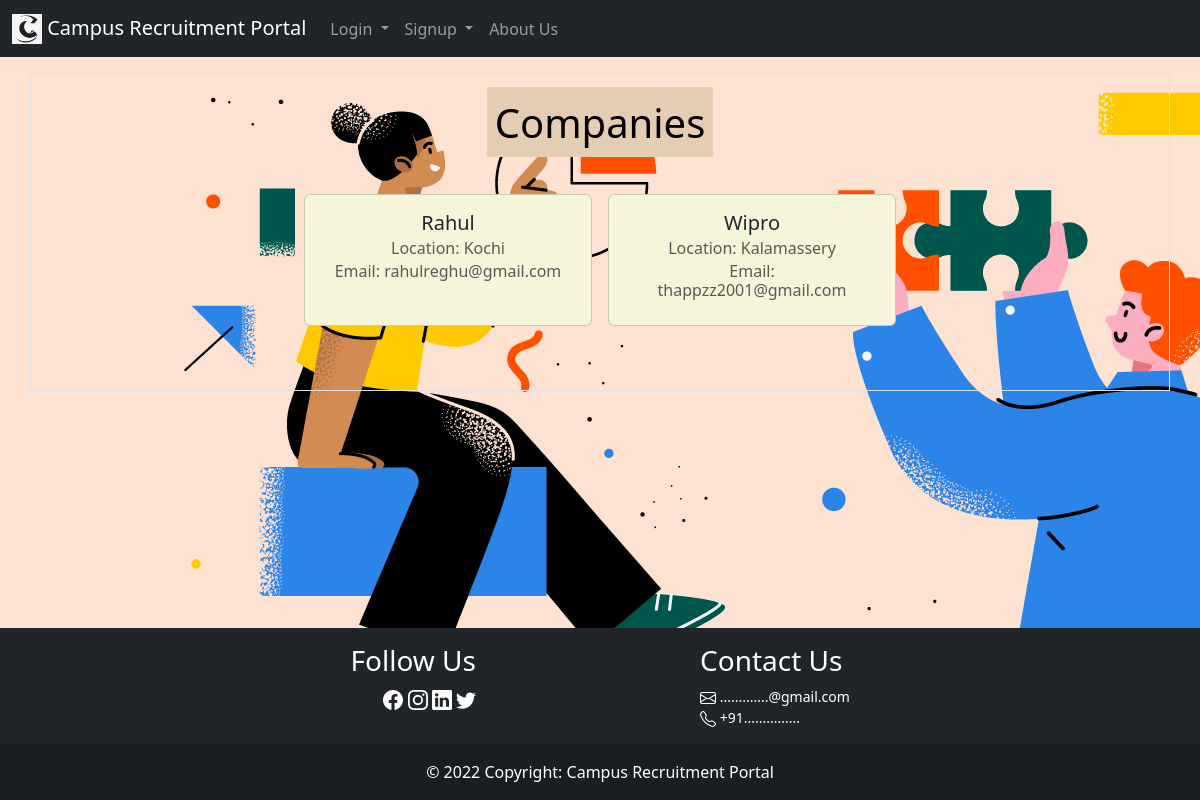
The app's page /student/companies.php with its own data.
### tables this page shows
CREATE TABLE `company` (
  `pwd` varchar(255) NOT NULL,
  `email` varchar(255) NOT NULL,
  `cname` varchar(255) NOT NULL,
  `loc` varchar(255) NOT NULL,
  `cid` int(11) NOT NULL,
  `ceo` varchar(50) DEFAULT NULL,
  `website` varchar(100) DEFAULT NULL,
  `status` varchar(20) DEFAULT 'pending'
);

### student/companies.php (the view, shortened to what this page needs)
<?php
include_once $_SERVER['DOCUMENT_ROOT'] . '/campus/partials/config.php';
$sql = "SELECT * FROM `company` WHERE `status`='accepted';";
$result = mysqli_query($conn, $sql);
$rows = mysqli_fetch_all($result);
include_once $_SERVER['DOCUMENT_ROOT'] . '/campus/partials/_template.php';
?>
<div class="container mx-auto mt-3 border p-4 text-center justify-content-center">
    <div class="row">
        <h1><mark style="background-color:#e3ceb4">Companies</mark></h1>
    </div>
<div class="row m-3 p-3 overflow-auto justify-content-center">
    <?php
    if ($rows == null)
        echo "
    <div class='row p-3 m-3'>
    <h3>No companies registered</h3>
    </div>
    ";
    else {
        foreach($rows as $row)
        echo "<div class='card m-2' style='width: 18rem; background-color:beige;'>
  <div class='card-body'>
    <h5 class='card-title'>".ucfirst($row[2])."</h5>
    <h6 class='card-subtitle mb-2 text-muted'> Location: ".ucfirst($row[3])."</h6>
    <h6 class='card-subtitle mb-2 text-muted'> Email: $row[1]</h6>
  </div>
</div>";
    }
    ?>
</div>
</div>
<?php
include_once $_SERVER['DOCUMENT_ROOT'] . '/campus/partials/_footer.php';
?>

### records on screen
company: cname "Rahul", loc "Kochi", email "rahulreghu@gmail.com"
company: cname "Wipro", loc "Kalamassery", email "thappzz2001@gmail.com"
